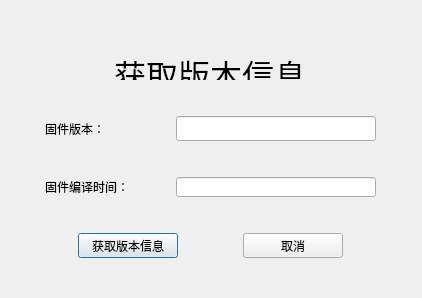
<?xml version="1.0" encoding="UTF-8"?>
<ui version="4.0">
 <class>Version</class>
 <widget class="QDialog" name="Version">
  <property name="geometry">
   <rect>
    <x>0</x>
    <y>0</y>
    <width>422</width>
    <height>298</height>
   </rect>
  </property>
  <property name="windowTitle">
   <string>获取版本信息</string>
  </property>
  <property name="windowIcon">
   <iconset resource="resrouce.qrc">
    <normaloff>:/resource/background/icon.png</normaloff>:/resource/background/icon.png</iconset>
  </property>
  <property name="styleSheet">
   <string notr="true">#Version { 
    border-image: url(:/resource/background/back.png);
} 
#Version * { 
    border-image: ();
}</string>
  </property>
  <property name="modal">
   <bool>false</bool>
  </property>
  <widget class="QWidget" name="layoutWidget">
   <property name="geometry">
    <rect>
     <x>20</x>
     <y>20</y>
     <width>381</width>
     <height>271</height>
    </rect>
   </property>
   <layout class="QVBoxLayout" name="verticalLayout">
    <item>
     <layout class="QHBoxLayout" name="horizontalLayout">
      <item alignment="Qt::AlignHCenter">
       <widget class="QLabel" name="label">
        <property name="minimumSize">
         <size>
          <width>0</width>
          <height>30</height>
         </size>
        </property>
        <property name="maximumSize">
         <size>
          <width>16777215</width>
          <height>30</height>
         </size>
        </property>
        <property name="text">
         <string>&lt;html&gt;&lt;head/&gt;&lt;body&gt;&lt;p&gt;&lt;span style=&quot; font-size:24pt;&quot;&gt;获取版本信息&lt;/span&gt;&lt;/p&gt;&lt;/body&gt;&lt;/html&gt;</string>
        </property>
       </widget>
      </item>
     </layout>
    </item>
    <item>
     <layout class="QHBoxLayout" name="horizontalLayout_2">
      <item>
       <spacer name="horizontalSpacer_4">
        <property name="orientation">
         <enum>Qt::Horizontal</enum>
        </property>
        <property name="sizeHint" stdset="0">
         <size>
          <width>40</width>
          <height>20</height>
         </size>
        </property>
       </spacer>
      </item>
      <item>
       <widget class="QLabel" name="label_3">
        <property name="minimumSize">
         <size>
          <width>100</width>
          <height>25</height>
         </size>
        </property>
        <property name="maximumSize">
         <size>
          <width>100</width>
          <height>25</height>
         </size>
        </property>
        <property name="text">
         <string>固件版本：</string>
        </property>
       </widget>
      </item>
      <item>
       <spacer name="horizontalSpacer_5">
        <property name="orientation">
         <enum>Qt::Horizontal</enum>
        </property>
        <property name="sizeHint" stdset="0">
         <size>
          <width>40</width>
          <height>20</height>
         </size>
        </property>
       </spacer>
      </item>
      <item>
       <widget class="QLineEdit" name="lineEdit_2">
        <property name="minimumSize">
         <size>
          <width>200</width>
          <height>25</height>
         </size>
        </property>
        <property name="maximumSize">
         <size>
          <width>200</width>
          <height>25</height>
         </size>
        </property>
       </widget>
      </item>
      <item>
       <spacer name="horizontalSpacer_6">
        <property name="orientation">
         <enum>Qt::Horizontal</enum>
        </property>
        <property name="sizeHint" stdset="0">
         <size>
          <width>40</width>
          <height>20</height>
         </size>
        </property>
       </spacer>
      </item>
     </layout>
    </item>
    <item>
     <layout class="QHBoxLayout" name="horizontalLayout_6">
      <item>
       <spacer name="horizontalSpacer_10">
        <property name="orientation">
         <enum>Qt::Horizontal</enum>
        </property>
        <property name="sizeHint" stdset="0">
         <size>
          <width>40</width>
          <height>20</height>
         </size>
        </property>
       </spacer>
      </item>
      <item>
       <widget class="QLabel" name="label_4">
        <property name="minimumSize">
         <size>
          <width>100</width>
          <height>20</height>
         </size>
        </property>
        <property name="maximumSize">
         <size>
          <width>100</width>
          <height>20</height>
         </size>
        </property>
        <property name="text">
         <string>固件编译时间：</string>
        </property>
       </widget>
      </item>
      <item>
       <spacer name="horizontalSpacer_11">
        <property name="orientation">
         <enum>Qt::Horizontal</enum>
        </property>
        <property name="sizeHint" stdset="0">
         <size>
          <width>40</width>
          <height>20</height>
         </size>
        </property>
       </spacer>
      </item>
      <item>
       <widget class="QLineEdit" name="lineEdit_3">
        <property name="minimumSize">
         <size>
          <width>200</width>
          <height>20</height>
         </size>
        </property>
        <property name="maximumSize">
         <size>
          <width>200</width>
          <height>20</height>
         </size>
        </property>
       </widget>
      </item>
      <item>
       <spacer name="horizontalSpacer_12">
        <property name="orientation">
         <enum>Qt::Horizontal</enum>
        </property>
        <property name="sizeHint" stdset="0">
         <size>
          <width>40</width>
          <height>20</height>
         </size>
        </property>
       </spacer>
      </item>
     </layout>
    </item>
    <item>
     <layout class="QHBoxLayout" name="horizontalLayout_4">
      <item>
       <spacer name="horizontalSpacer_8">
        <property name="orientation">
         <enum>Qt::Horizontal</enum>
        </property>
        <property name="sizeHint" stdset="0">
         <size>
          <width>40</width>
          <height>20</height>
         </size>
        </property>
       </spacer>
      </item>
      <item>
       <widget class="QPushButton" name="pushButton">
        <property name="minimumSize">
         <size>
          <width>100</width>
          <height>25</height>
         </size>
        </property>
        <property name="maximumSize">
         <size>
          <width>100</width>
          <height>25</height>
         </size>
        </property>
        <property name="text">
         <string>获取版本信息</string>
        </property>
       </widget>
      </item>
      <item>
       <spacer name="horizontalSpacer_9">
        <property name="orientation">
         <enum>Qt::Horizontal</enum>
        </property>
        <property name="sizeHint" stdset="0">
         <size>
          <width>40</width>
          <height>20</height>
         </size>
        </property>
       </spacer>
      </item>
      <item>
       <widget class="QPushButton" name="pushButton_2">
        <property name="minimumSize">
         <size>
          <width>100</width>
          <height>25</height>
         </size>
        </property>
        <property name="maximumSize">
         <size>
          <width>100</width>
          <height>25</height>
         </size>
        </property>
        <property name="text">
         <string>取消</string>
        </property>
       </widget>
      </item>
      <item>
       <spacer name="horizontalSpacer_7">
        <property name="orientation">
         <enum>Qt::Horizontal</enum>
        </property>
        <property name="sizeHint" stdset="0">
         <size>
          <width>40</width>
          <height>20</height>
         </size>
        </property>
       </spacer>
      </item>
     </layout>
    </item>
   </layout>
  </widget>
 </widget>
 <resources>
  <include location="resrouce.qrc"/>
 </resources>
 <connections/>
</ui>
